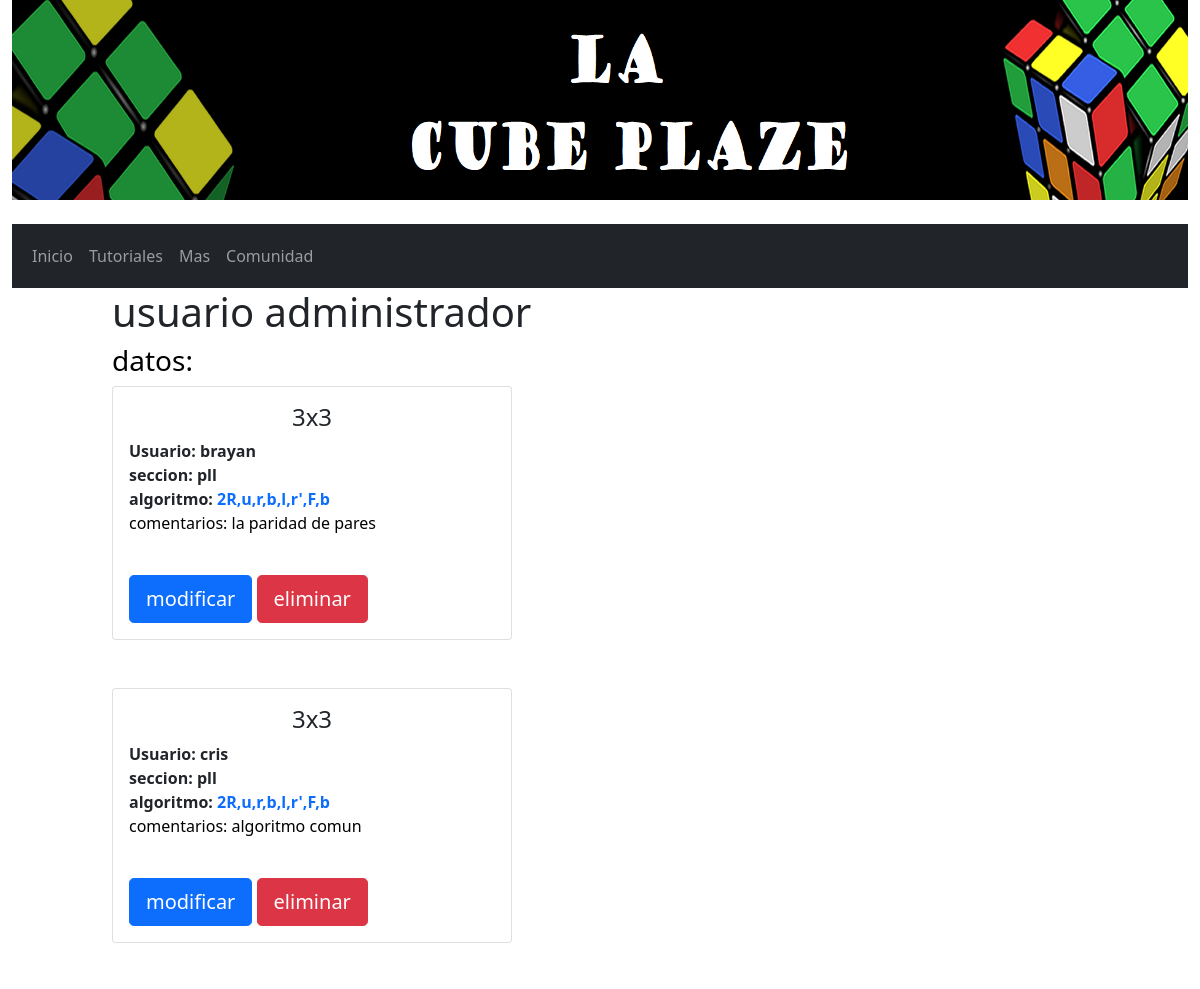
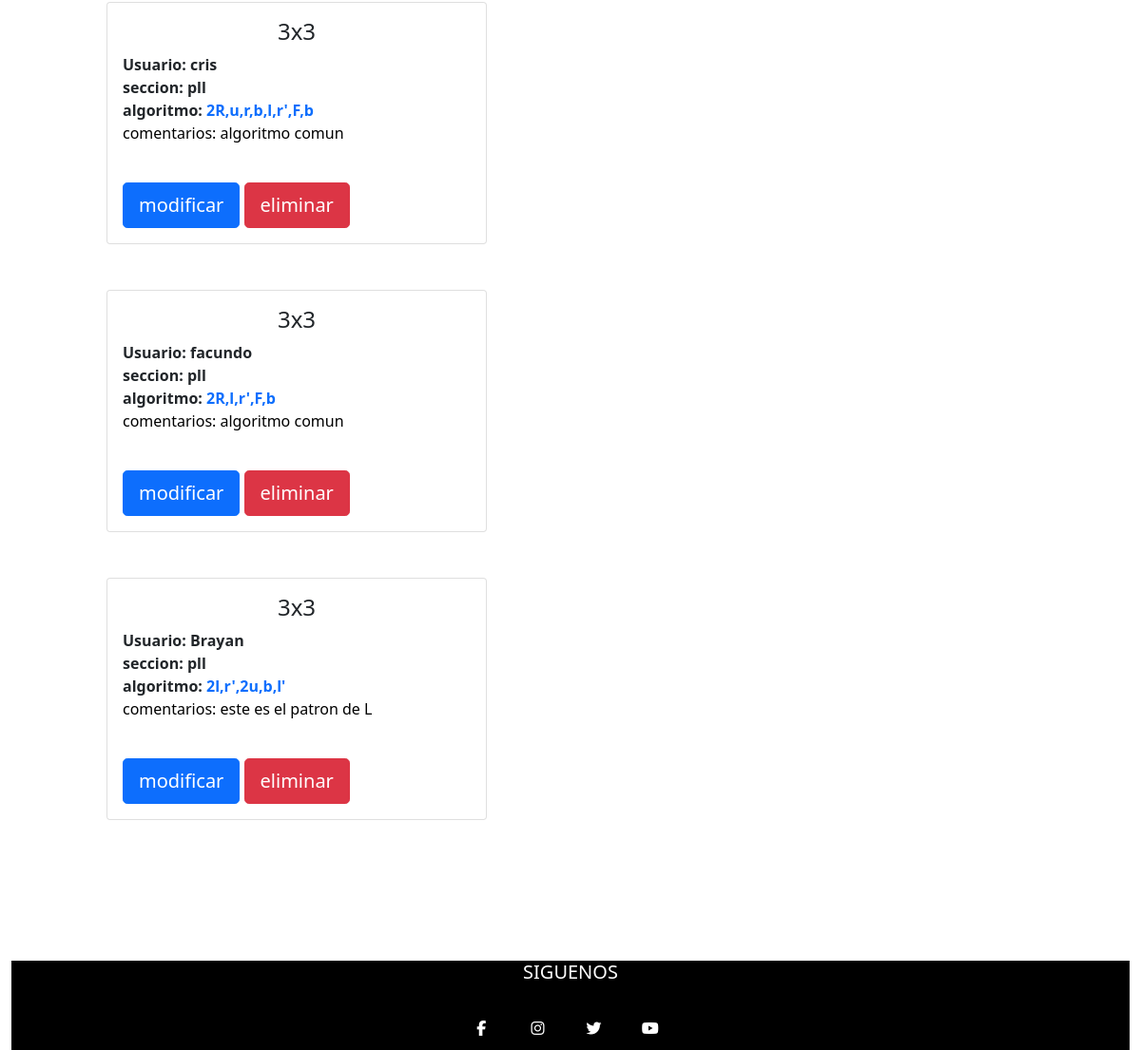
Screenshot of /administrador/ with the database file from the repository (2 pictures, top to bottom).
### app1/models.py (models this page shows)
class patrones (models.Model):
    id=models.IntegerField(primary_key=True)
    categoria=models.CharField(max_length=30)
    seccion=models.CharField(max_length=30)
    algoritmo=models.CharField(max_length=30)
    comentarios=models.CharField(null=True,max_length=100)
    usuario=models.CharField(null=True,max_length=30)

### app1/views.py (the view)
# urls.py: path('administrador/',administrador,name="administrador"),
def administrador(request):
    algoritmos=patrones.objects.all()
    datos= {
        'algoritmos' : algoritmos
    }
    return render(request,"../templates/administrador.html",datos)

### app1/templates/administrador.html (shortened to what this page needs)
<html lang="en">
    <head>{% load static %}
        <link href="https://cdn.jsdelivr.net/npm/bootstrap@5.1.3/dist/css/bootstrap.min.css" rel="stylesheet">
        <link type="text/css" rel="stylesheet" href="../static/css/diseño.css">
<body class="container-fluid ">
    <header >
        <div class="foto_titulo">
        <img src="{% static '../static//imagenes/plagio.png' %}" alt="encabezado" width="100%" height="200">
        </div>
      <br><br>
    </header>
<nav class="navbar navbar-expand-sm bg-dark navbar-dark">
<div class="container-fluid">
  <ul class="navbar-nav">
    <li class="nav-item">
      <a class="nav-link " href="../">Inicio</a>
    </li>
   <li class="nav-item">
      <a class="nav-link" href="../tutorial">Tutoriales</a>
    </li>
    <li class="nav-item">
      <a class="nav-link  " href="../mas">Mas</a>
    </li>
    <li class="nav-item">
      <a class="nav-link " href="../comunidad">Comunidad</a>
    </li>
  </ul>
</div><br><br>
</nav>
<section class="container">
    <h1>usuario administrador</h1>
    <h3>datos:</h3>
    <div >
        {% for ve in algoritmos %}
        <div class="card" style="width:400px">
          <div class="card-body">
            <h4 class="card-title">{{ve.categoria}}</h4>
            <strong>Usuario: {{ve.usuario}}</strong><br>
            <strong>seccion: {{ve.seccion}}</strong><br>
            <strong >algoritmo: <strong class="text-primary">{{ve.algoritmo}}</strong></strong><br>
            <p class="card-text">comentarios: {{ve.comentarios}}</p><br>
            <a href="{% url 'formulario_2' ve.id %}"><button type="button" class="btn btn-primary btn-lg" id="boton_modificar" data-bs-toggle="offcanvas" data-bs-target="#demo"   >modificar</button></a>
            <a href="{% url 'formulario_3' ve.id %}"><button type="button" class="btn btn-danger btn-lg" id="boton_eliminar" data-bs-toggle="offcanvas" data-bs-target="#demo" >eliminar</button></a>
          </div>
        </div><br><br>
        {% endfor %}
</section>
<footer class="pie-pagina">
    <div class="grupo-1">
      <div class="box">
        <h2>SIGUENOS</h2>
        <div class="red-social">
          <a href="#" class="fa fa-facebook"></a>
          <a href="#" class="fa fa-instagram"></a>
          <a href="#" class="fa fa-twitter"></a>
          <a href="#" class="fa fa-youtube"></a>
        </div>
      </div>
    </div>
  </footer>
</body>
</html>

### app1/static/css/diseño.css (style rules this page uses)
.foto_titulo { width: 100%; position: relative; display: inline-block; text-align: center; }
h3 { color: black; }
p { color: black; }
h4 { text-align: center; }
.pie-pagina { background-color: black; text-align: center; }
.pie-pagina .grupo-1 .box h2 { color: white; margin-top: 100; margin-bottom: 25px ; font-size: 20px; }
.pie-pagina .grupo-1 .red-social a { display: inline-block; text-decoration: none; width: 45px; height: 45px; line-height: 45px; color: white; margin-right: 10px; background-color: black; text-align: center; transition: all 300ms ease; }
body { overflow-x: hidden; }
.container { max-width: 1000px; margin: 0 auto; }

### rows the page displays
patrones: categoria "3x3", usuario "brayan", seccion "pll", algoritmo "2R,u,r,b,l,r',F,b", comentarios "la paridad de pares"
patrones: categoria "3x3", usuario "cris", seccion "pll", algoritmo "2R,u,r,b,l,r',F,b", comentarios "algoritmo comun"
patrones: categoria "3x3", usuario "cris", seccion "pll", algoritmo "2R,u,r,b,l,r',F,b", comentarios "algoritmo comun"
patrones: categoria "3x3", usuario "facundo", seccion "pll", algoritmo "2R,l,r',F,b", comentarios "algoritmo comun"
patrones: categoria "3x3", usuario "Brayan", seccion "pll", algoritmo "2l,r',2u,b,l'", comentarios "este es el patron de L"
